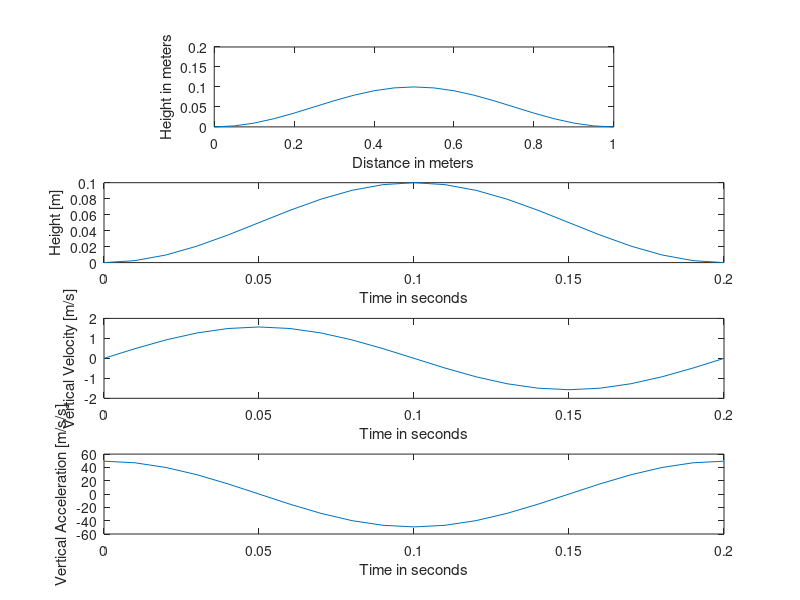

MATLAB code to generate this figure:
function bump_design()

L = 1; % meters
v = 5; % meters per second
h = 0.1; % meters

t = 0:0.01:L/v;
x = v.*t;

[y, ydot, yddot] = y_deriv(L, v, h);

figure(1)
subplot(4,1,1)
plot(x, y)
axis('equal')
ylim([0, max(y)+0.1])
xlim([min(x), max(x)])
xlabel('Distance in meters')
ylabel('Height in meters')

subplot(4,1,2)
plot(t, y)
xlabel('Time in seconds')
ylabel('Height [m]')

subplot(4,1,3)
plot(t, ydot)
xlabel('Time in seconds')
ylabel('Vertical Velocity [m/s]')

subplot(4,1,4)
plot(t, yddot)
xlabel('Time in seconds')
ylabel('Vertical Acceleration [m/s/s]')

function [y, ydot, yddot] = y_deriv(L, v, h)
    t = 0:0.01:L/v;
    y = h./2.*(1-cos(2.*pi.*v./L.*t));
    ydot = h.*pi.*v./L.*sin(2.*pi.*v./L.*t);
    yddot = 2.*h.*(pi.*v./L).^2.*cos(2.*pi.*v./L.*t);
    
function h = bump_size(v, a, l)
% returns bump hieght for a given speed, acceleration and bump length
% v : speed (m/s)
% a : acceleration (m/s^2)
% l : length (m)
% other compatiable units are fine too

h = a./2.*(l./pi./v).^2;

function a = bump_accel(v, h, l)

a = 2.*h.*(0.2.*pi.*v./l).^2;